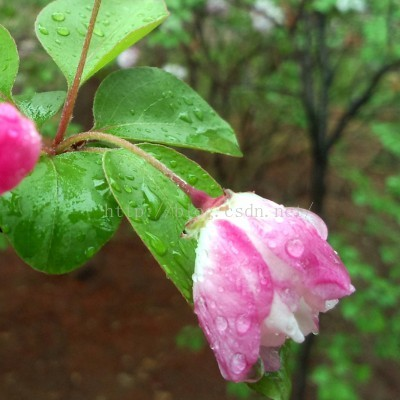
#> input picture w1.jpg, 400 x 400 px
$ jupyter execute ImageRegistration_SIFT_OpenCV.ipynb
#> lines starting #> are read from the running program, lines starting #| are printed output that depends on the picture; after the words box and inside, x2 and y2 are one past the last pixel; in counts of white or black regions, pixels touching at a corner belong together
[cell 1]
import numpy as np
import cv2
from matplotlib import pyplot as plt

[cell 2]
img1 = cv2.imread('w1.jpg',0)
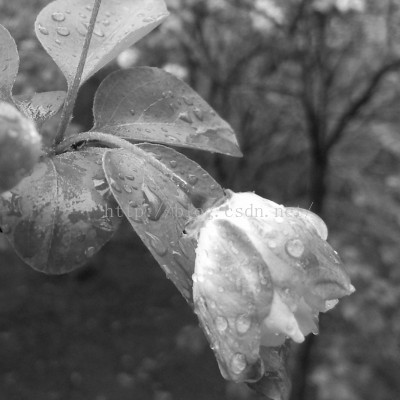
#> img1: shape (400, 400); min 0, max 255, mean 104.5
img2 = cv2.imread('w2.jpg',0)
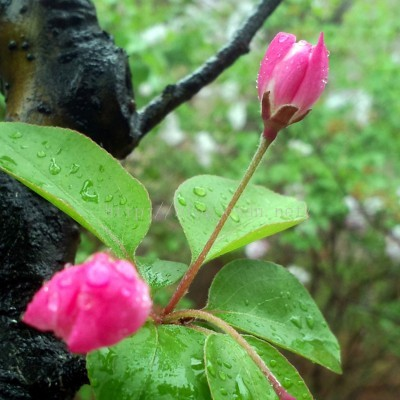
#> input picture w2.jpg, 400 x 400 px
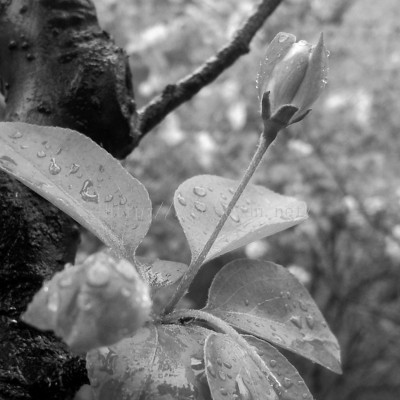
#> img2: shape (400, 400); min 0, max 255, mean 117.5

[cell 3]
fig,ax=plt.subplots(1,2,figsize=(20,18))
ax[0].imshow(img1)
ax[1].imshow(img2)
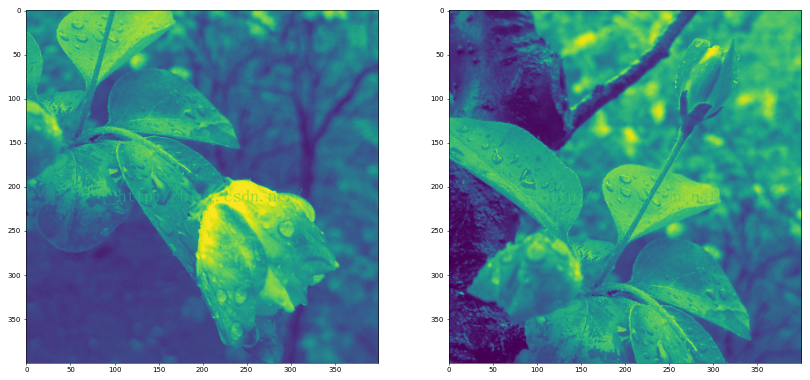
#> figure drawn by matplotlib, 2 panels

[cell 4]
# Initiate SIFT detector
sift = cv2.SIFT_create()

# find the keypoints and descriptors with SIFT
kp1, des1 = sift.detectAndCompute(img1,None)
#> kp1 = 670 keypoints; strongest (x, y, size): (245, 253, 90.2), (184, 232, 2.2), (254, 215, 35.1), (299, 336, 8.8)
kp2, des2 = sift.detectAndCompute(img2,None)
#> kp2 = 973 keypoints; strongest (x, y, size): (14, 321, 1.9), (239, 48, 13.4), (103, 113, 54.3), (140, 111, 5.3)

# BFMatcher with default params
bf = cv2.BFMatcher()
matches = bf.knnMatch(des1,des2, k=2)
#> matches = 670 matches

# Apply ratio test
good_matches = []
for m,n in matches:
    if m.distance < 0.9*n.distance:
        good_matches.append([m])
#> after the loop, good_matches = 309 matches

# cv2.drawMatchesKnn expects list of lists as matches.
img3 = cv2.drawMatchesKnn(img1,kp1,img2,kp2,good_matches,outImg=None,flags=2)
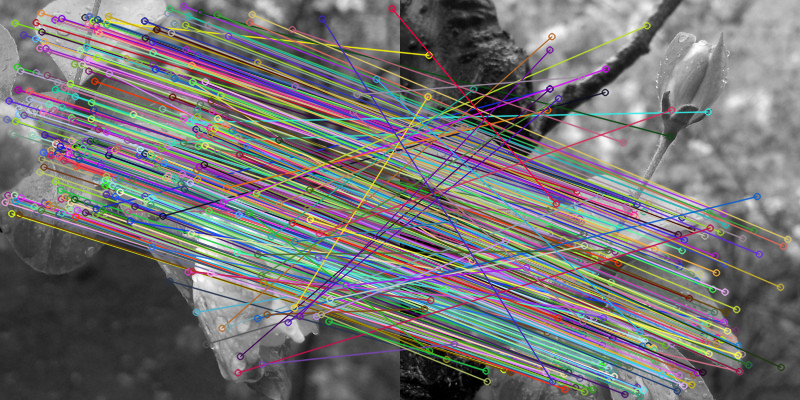
#> img3: shape (400, 800, 3); mean of channels 0, 1, 2 115.6, 115.4, 116.3; drawn as B, G, R
plt.figure(figsize=(20,18))
plt.imshow(img3)

[cell 5]
pt1=[kp1[m[0].queryIdx].pt for m in good_matches ]
#> pt1 = 309 pairs, first value 4.84 to 391.6, second value 5.77 to 372.4
pt2=[kp2[m[0].trainIdx].pt for m in good_matches ]
#> pt2 = 309 pairs, first value 23.88 to 387.4, second value 25.22 to 395.7
pt1=np.array(pt1)
pt2=np.array(pt2)

[cell 6]
h,mask=cv2.findHomography(srcPoints=pt1,dstPoints=pt2,method=cv2.FM_RANSAC, ransacReprojThreshold=10)
#> h = [[0.965, -0.259, 147.9], [0.258, 0.965, 160.1], [-1.67e-06, -2.15e-06, 1]]; mask = 309 values, max 1 at index 0, min 0 at index 5, mean 0.793
# h,mask=cv2.findHomography(srcPoints=pt1,dstPoints=pt2,method=cv2.RANSAC, ransacReprojThreshold=5)
print ('Number of detected keypoints after remving outliers: ')
int(sum(mask==1))
#> Out = 245

[cell 7]
def translatePoint(p, d):
    x, y = p
    dx, dy = d
    return [x + dx, y + dy]

[cell 8]
def homographyTransform(h,p):
    res=h@p
    res=res/res[-1]
    return res[:2].astype('int')

[cell 9]
def drawMatches(pt1, img1, pt2, img2, mask, h_mat):
    h1, w1 = img1.shape[:2]
    h2, w2 = img2.shape[:2]
    img = np.zeros(shape=(max(h1, h2), w1 + w2), dtype='uint8')
    img[:h1, :w1] = img1
    img[:h2, w1:] = img2
    img = cv2.cvtColor(img, cv2.COLOR_GRAY2RGB)
    x = []
    x.append([0, 0, 1])
    x.append([w1, 0, 1])
    x.append([w1, h1, 1])
    x.append([0, h1, 1])

    tx = [translatePoint(homographyTransform(h_mat, np.array(p)), (w1, 0)) for p in x]
    tx = np.array([tx])
    for i, m in enumerate(mask):
        if m == 1:
            dst = (int(w1 + pt2[i][0]), int(pt2[i][1]))
            src = (int(pt1[i][0]), int(pt1[i][1]))
            #             color=tuple(np.random.randint(0,255,3,dtype='int'))
            color = np.random.randint(0, 255, size=(3), dtype=np.uint8)
            color = (int(color[0]), int(color[1]), int(color[2]))
            cv2.line(img, src, dst, color, thickness=1)
    cv2.polylines(img, tx, isClosed=True, color=color, thickness=2)
    plt.figure(figsize=(20, 18))
    plt.imshow(img)
    plt.show()
    return img

[cell 10]
h
#> Out has the same summary as h

[cell 11]
imgg=drawMatches(pt1,img1,pt2,img2,mask,h)
#> in drawMatches, `img[:h2, w1:] = img2`:
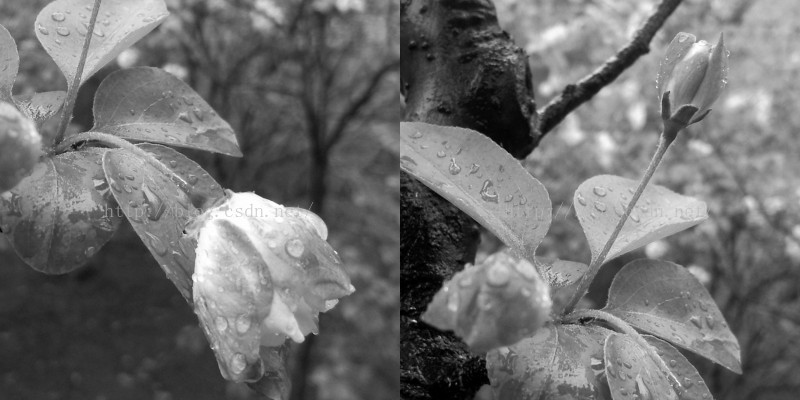
#> img: shape (400, 800); min 0, max 255, mean 111
#> in drawMatches, `tx = [translatePoint(homographyTransform(h_mat, np.array(p)), (w1, 0))..`: tx = [[547, 160], [934, 263], [830, 650], [444, 546]]
#> the loop in drawMatches, `for i, m in enumerate(mask):` made 309 passes
#> (m, dst, src, color) on passes 1, 2, 3, 4, 5, 7, 8, 9, 10, 11, 12, 13: ([1], (500, 356), (4, 202), (172, 10, 127)), ([1], (523, 276), (6, 119), (47, 170, 196)), ([1], (504, 350), (7, 194), (117, 166, 22)), ([1], (530, 259), (8, 100), (192, 204, 33)), ([1], (505, 355), (9, 200), (67, 179, 78)), ([1], (503, 368), (11, 213), (251, 82, 162)), ([1], (525, 292), (12, 133), (195, 118, 125)), ([1], (510, 351), (13, 194), (103, 125, 229)), ([1], (556, 185), (14, 22), (9, 164, 116)), ([1], (510, 357), (15, 200), (211, 222, 161)), ([1], (531, 280), (15, 120), (21, 81, 89)), ([1], (547, 228), (16, 66), (242, 214, 102))
#> (dst, src, color) on passes 61 to 66: ((554, 349), (54, 181), (151, 224, 61)), ((563, 312), (55, 143), (163, 234, 185)), ((563, 322), (56, 153), (254, 121, 179)), ((563, 322), (57, 153), (203, 45, 52)), ((581, 254), (57, 81), (114, 171, 166)), ((566, 312), (57, 142), (183, 68, 198))
#> in drawMatches, `cv2.polylines(img, tx, isClosed=True, color=color, thickness=2)`:
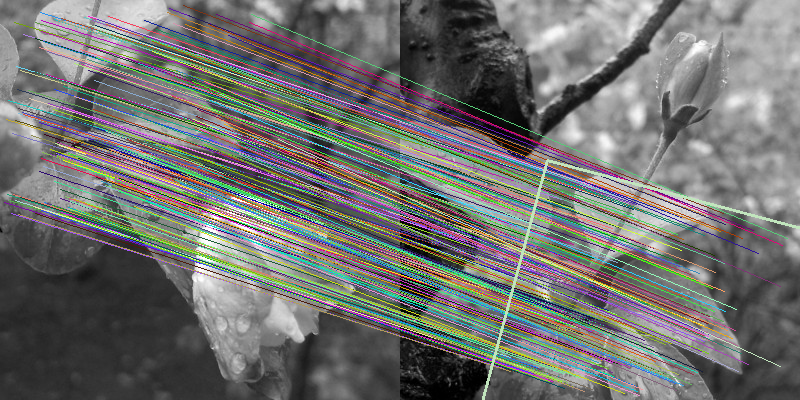
#> img: shape (400, 800, 3); mean B, G, R 111.3, 113.4, 113

[cell 12]
def homographyAddTranslation(h,translation):
    h_t=np.eye(3)
    h_t[0,2]=translation[1]
    h_t[1,2]=translation[0]
    return h_t@h

[cell 13]
def stichImages(img1,img2,h):
    dst_h,dst_w=img2.shape[:2]
    dst_shape=(dst_w*3,dst_h*3)
    h=homographyAddTranslation(h,(dst_h,dst_w))
    img=cv2.warpPerspective(img1,h,dst_shape)
    fig,ax=plt.subplots(1,2,figsize=(20,18))
    padded_img=np.pad(img2,[[dst_h,dst_h],[dst_w,dst_w]])
    ax[0].imshow(img)
    ax[1].imshow(padded_img)
    plt.show()
    img_registeded=padded_img.copy()
    img_registeded[img!=0]=img[img!=0]
    plt.figure(figsize=(20,18))
    plt.imshow(img_registeded)
    plt.show()
    return img_registeded

[cell 14]
result=stichImages(img1,img2,h)
#> in stichImages, `h=homographyAddTranslation(h,(dst_h,dst_w))`: h = [[0.964, -0.26, 547.9], [0.257, 0.964, 560.1], [-1.67e-06, -2.15e-06, 1]]
#> in stichImages, `img=cv2.warpPerspective(img1,h,dst_shape)`:
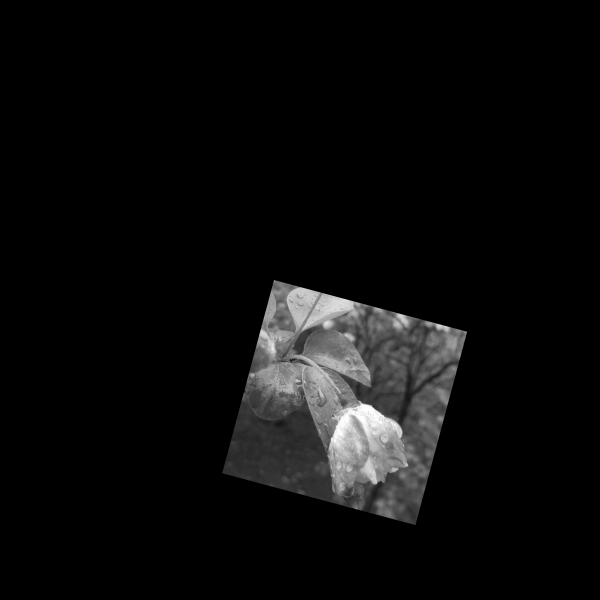
#> img: shape (1200, 1200) (shown at 1/2 size); min 0, max 255, mean 11.6
#> in stichImages, `padded_img=np.pad(img2,[[dst_h,dst_h],[dst_w,dst_w]])`:
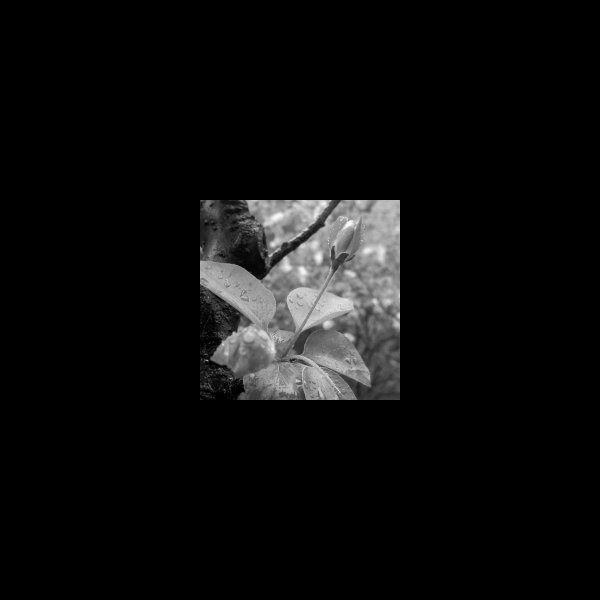
#> padded_img: shape (1200, 1200) (shown at 1/2 size); min 0, max 255, mean 13.1
#> in stichImages, `img_registeded[img!=0]=img[img!=0]`:
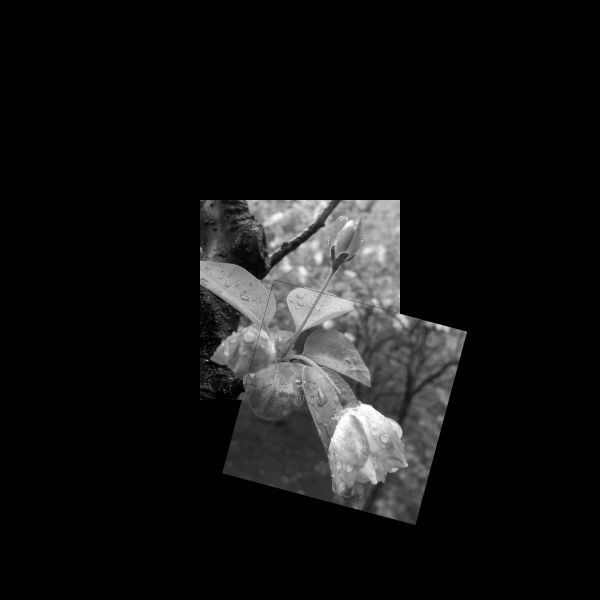
#> img_registeded: shape (1200, 1200) (shown at 1/2 size); 10.33% of pixels changed, all inside (x1, y1, x2, y2) = (444, 560, 935, 1051)
